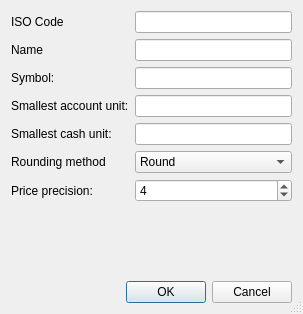
<?xml version="1.0" encoding="UTF-8"?>
<ui version="4.0">
 <class>KCurrencyEditorDlg</class>
 <widget class="QDialog" name="KCurrencyEditorDlg">
  <property name="geometry">
   <rect>
    <x>0</x>
    <y>0</y>
    <width>303</width>
    <height>314</height>
   </rect>
  </property>
  <property name="windowTitle">
   <string>Currency editor</string>
  </property>
  <property name="sizeGripEnabled">
   <bool>true</bool>
  </property>
  <layout class="QVBoxLayout" name="verticalLayout">
   <item>
    <layout class="QFormLayout" name="formLayout">
     <item row="0" column="0">
      <widget class="QLabel" name="lblIsoCode">
       <property name="text">
        <string>ISO Code</string>
       </property>
      </widget>
     </item>
     <item row="2" column="0">
      <widget class="QLabel" name="lblSymbol">
       <property name="text">
        <string>Symbol:</string>
       </property>
      </widget>
     </item>
     <item row="3" column="0">
      <widget class="QLabel" name="lblCashFraction">
       <property name="text">
        <string>Smallest account unit:</string>
       </property>
      </widget>
     </item>
     <item row="4" column="0">
      <widget class="QLabel" name="lblAccountFraction">
       <property name="text">
        <string>Smallest cash unit:</string>
       </property>
      </widget>
     </item>
     <item row="5" column="0">
      <widget class="QLabel" name="lblRemainder">
       <property name="text">
        <string>Rounding method</string>
       </property>
      </widget>
     </item>
     <item row="6" column="0">
      <widget class="QLabel" name="lblpricePrecision">
       <property name="text">
        <string>Price precision:</string>
       </property>
      </widget>
     </item>
     <item row="6" column="1">
      <widget class="QSpinBox" name="spbPricePrecision">
       <property name="toolTip">
        <string comment="@info:tooltip">Enter the price precision for this currency to be used for exchange rates.</string>
       </property>
       <property name="minimum">
        <number>2</number>
       </property>
       <property name="maximum">
        <number>10</number>
       </property>
       <property name="value">
        <number>4</number>
       </property>
      </widget>
     </item>
     <item row="1" column="0">
      <widget class="QLabel" name="lblName">
       <property name="text">
        <string>Name</string>
       </property>
      </widget>
     </item>
     <item row="1" column="1">
      <widget class="QLineEdit" name="leName">
       <property name="toolTip">
        <string comment="@info:tooltip">Enter the name of the currency here (e.g. Euro)</string>
       </property>
      </widget>
     </item>
     <item row="0" column="1">
      <widget class="QLineEdit" name="leIsoCode">
       <property name="toolTip">
        <string comment="@info:tooltip">&lt;html&gt;&lt;head/&gt;&lt;body&gt;&lt;p&gt;Enter the ISO4217 code for the currency here (e.g. EUR for the Euro). This cannot be changed once the currency is created.&lt;/p&gt;&lt;/body&gt;&lt;/html&gt;</string>
       </property>
      </widget>
     </item>
     <item row="2" column="1">
      <widget class="QLineEdit" name="leSymbol">
       <property name="toolTip">
        <string comment="@info:tooltip">Enter the monetary symbol of the currency here (e.g. € for the Euro)</string>
       </property>
      </widget>
     </item>
     <item row="3" column="1">
      <widget class="QLineEdit" name="leAccountFraction">
       <property name="toolTip">
        <string comment="@info:tooltip">Enter the smallest fraction of the currency used for bank accounts here. This cannot be changed once the currency is created.</string>
       </property>
      </widget>
     </item>
     <item row="4" column="1">
      <widget class="QLineEdit" name="leCashFraction">
       <property name="toolTip">
        <string comment="@info:tooltip">Enter the smallest fraction of the currency used for cash accounts here. This cannot be changed once the currency is created.</string>
       </property>
      </widget>
     </item>
     <item row="5" column="1">
      <widget class="QComboBox" name="comboRoundingMethod">
       <property name="toolTip">
        <string comment="@info:tooltip">&lt;html&gt;&lt;head/&gt;&lt;body&gt;&lt;p&gt;Enter the rounding method used for this currency.  See &lt;span style=&quot; font-weight:600;&quot;&gt;What's this&lt;/span&gt; for more details.&lt;/p&gt;&lt;/body&gt;&lt;/html&gt;</string>
       </property>
       <property name="whatsThis">
        <string comment="@info:whatsthis">&lt;html&gt;&lt;head/&gt;&lt;body&gt;&lt;p&gt;&lt;span style=&quot; font-weight:600;&quot;&gt;RoundNever&lt;/span&gt;&lt;/p&gt;&lt;p&gt;Don't do any rounding, simply truncate and print a warning in case of a remainder. Otherwise the same as RoundTrunc.&lt;/p&gt;&lt;p&gt;&lt;span style=&quot; font-weight:600;&quot;&gt;RoundFloor&lt;/span&gt;&lt;/p&gt;&lt;p&gt;Round to the largest integral value not greater than the value. E.g. 0.5 -&amp;gt; 0.0 and -0.5 -&amp;gt; -1.0&lt;/p&gt;&lt;p&gt;&lt;span style=&quot; font-weight:600;&quot;&gt;RoundCeil&lt;/span&gt;&lt;/p&gt;&lt;p&gt;Round to the smallest integral value not less than the value. E.g. 0.5 -&amp;gt; 1.0 and -0.5 -&amp;gt; -0.0&lt;/p&gt;&lt;p&gt;&lt;span style=&quot; font-weight:600;&quot;&gt;RoundTruncate&lt;/span&gt;&lt;/p&gt;&lt;p&gt;No rounding, simply truncate any fraction&lt;/p&gt;&lt;p&gt;&lt;span style=&quot; font-weight:600;&quot;&gt;RoundPromote&lt;/span&gt;&lt;/p&gt;&lt;p&gt;Use RoundCeil for positive and RoundFloor for negative values. E.g. 0.5 -&amp;gt; 1.0 and -0.5 -&amp;gt; -1.0&lt;/p&gt;&lt;p&gt;&lt;span style=&quot; font-weight:600;&quot;&gt;RoundHalfDown&lt;/span&gt;&lt;/p&gt;&lt;p&gt;Round up or down with the following constraints: 0.1 .. 0.5 -&amp;gt; 0.0 and 0.6 .. 0.9 -&amp;gt; 1.0&lt;/p&gt;&lt;p&gt;&lt;span style=&quot; font-weight:600;&quot;&gt;RoundHalfUp&lt;/span&gt;&lt;/p&gt;&lt;p&gt;Round up or down with the following constraints: 0.1 .. 0.4 -&amp;gt; 0.0 and 0.5 .. 0.9 -&amp;gt; 1.0&lt;/p&gt;&lt;p&gt;&lt;span style=&quot; font-weight:600;&quot;&gt;RoundRound&lt;/span&gt;&lt;/p&gt;&lt;p&gt;Use RoundHalfDown for 0.1 .. 0.4 and RoundHalfUp for 0.6 .. 0.9. Use RoundHalfUp for 0.5 in case the resulting numerator is odd, RoundHalfDown in case the resulting numerator is even. E.g. 0.5 -&amp;gt; 0.0 and 1.5 -&amp;gt; 2.0&lt;/p&gt;&lt;/body&gt;&lt;/html&gt;</string>
       </property>
       <property name="currentIndex">
        <number>7</number>
       </property>
       <item>
        <property name="text">
         <string>Never</string>
        </property>
       </item>
       <item>
        <property name="text">
         <string>Floor</string>
        </property>
       </item>
       <item>
        <property name="text">
         <string>Ceil</string>
        </property>
       </item>
       <item>
        <property name="text">
         <string>Truncate</string>
        </property>
       </item>
       <item>
        <property name="text">
         <string>Promote</string>
        </property>
       </item>
       <item>
        <property name="text">
         <string>Half Down</string>
        </property>
       </item>
       <item>
        <property name="text">
         <string>Half Up</string>
        </property>
       </item>
       <item>
        <property name="text">
         <string>Round</string>
        </property>
       </item>
      </widget>
     </item>
    </layout>
   </item>
   <item>
    <widget class="QDialogButtonBox" name="buttonBox">
     <property name="standardButtons">
      <set>QDialogButtonBox::Cancel|QDialogButtonBox::Ok</set>
     </property>
    </widget>
   </item>
  </layout>
 </widget>
 <layoutdefault spacing="6" margin="11"/>
 <tabstops>
  <tabstop>leIsoCode</tabstop>
  <tabstop>leName</tabstop>
  <tabstop>leSymbol</tabstop>
  <tabstop>leAccountFraction</tabstop>
  <tabstop>leCashFraction</tabstop>
  <tabstop>comboRoundingMethod</tabstop>
  <tabstop>spbPricePrecision</tabstop>
 </tabstops>
 <resources/>
 <connections>
  <connection>
   <sender>buttonBox</sender>
   <signal>accepted()</signal>
   <receiver>KCurrencyEditorDlg</receiver>
   <slot>accept()</slot>
   <hints>
    <hint type="sourcelabel">
     <x>199</x>
     <y>296</y>
    </hint>
    <hint type="destinationlabel">
     <x>199</x>
     <y>159</y>
    </hint>
   </hints>
  </connection>
  <connection>
   <sender>buttonBox</sender>
   <signal>rejected()</signal>
   <receiver>KCurrencyEditorDlg</receiver>
   <slot>reject()</slot>
   <hints>
    <hint type="sourcelabel">
     <x>199</x>
     <y>296</y>
    </hint>
    <hint type="destinationlabel">
     <x>199</x>
     <y>159</y>
    </hint>
   </hints>
  </connection>
 </connections>
</ui>
